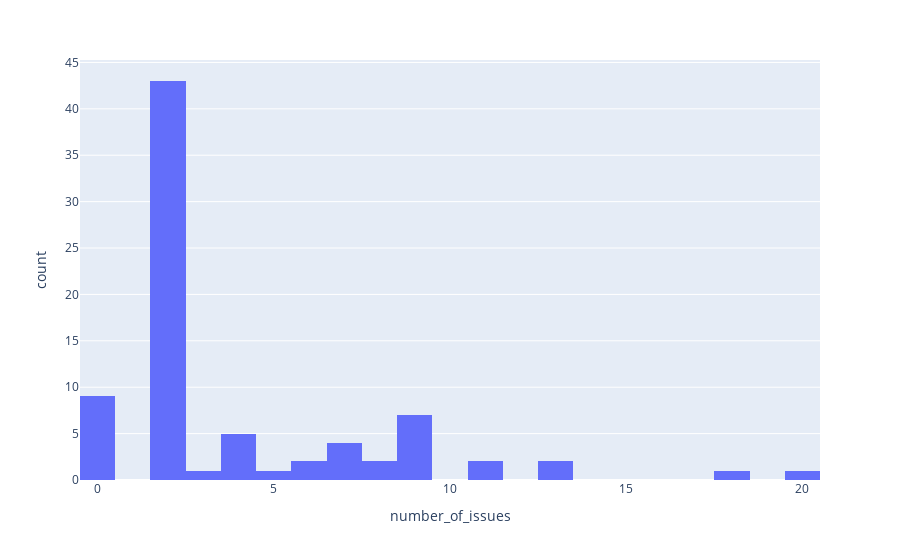

Notebook code cell kept with this figure:
### Code cell
import plotly.express as px
px.histogram(frame_all_runs[frame_all_runs["iteration"] == 0], x="number_of_issues", nbins=40)

### Figure 1 — Plotly figure (JSON) as saved in the notebook; plotly's stock layout.template omitted (floating-point values rounded to 4 significant figures)
{"data": [{"alignmentgroup": "True", "bingroup": "x", "hovertemplate": "number_of_issues=%{x}<br>count=%{y}<extra></extra>", "legendgroup": "", "marker": {"color": "#636efa", "pattern": {"shape": ""}}, "name": "", "nbinsx": 40, "offsetgroup": "", "orientation": "v", "showlegend": false, "x": [2, 0, 2, 2, 20, 2, 2, 2, 2, 2, 2, 2, 2, 2, 9, 7, 18, 9, 9, 9, 9, 9, 9, 6, 3, 4, 11, 0, 0, 0, 0, 0, 0, 6, 0, 2, 2, 0, 5, 7, 7, 11, 4, 2, 2, 2, 2, 2, 7, 4, 8, 2, 8, 4, 4, 13, 2, 2, 2, 2, 2, 2, 2, 2, 2, 2, 2, 2, 2, 2, 2, 2, 2, 2, 2, 2, 13, 2, 2, 2], "xaxis": "x", "yaxis": "y", "type": "histogram"}], "layout": {"xaxis": {"anchor": "y", "domain": [0.0, 1.0], "title": {"text": "number_of_issues"}}, "yaxis": {"anchor": "x", "domain": [0.0, 1.0], "title": {"text": "count"}}, "legend": {"tracegroupgap": 0}, "margin": {"t": 60}, "barmode": "relative"}}
